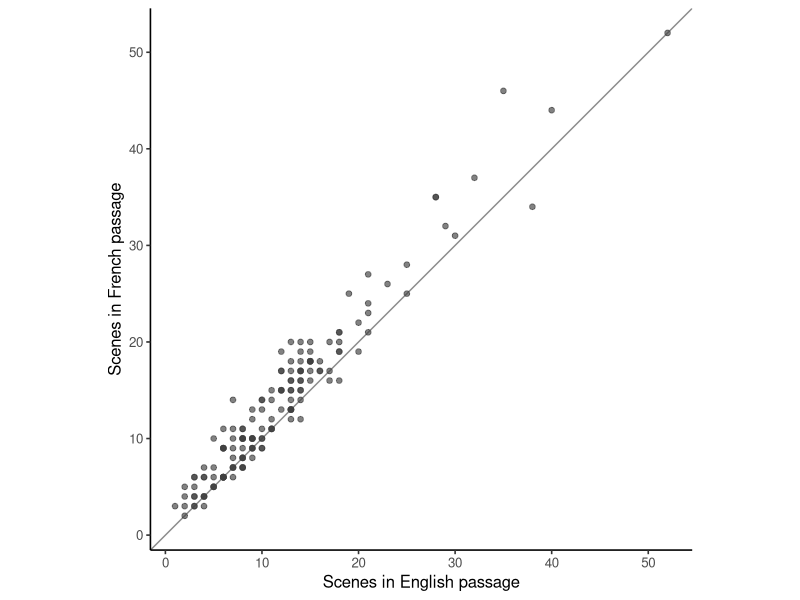

R code for this plot:
## ---- chunk 1
#| label: load-ucca-pairs
library(ggplot2)

ucca <- read.csv(
  "data/ucca-french-english/passage-counts.csv",
  stringsAsFactors = FALSE
)
english <- ucca[ucca$language == "en", ]
french <- ucca[ucca$language == "fr", ]
english <- english[order(english$pair_id), ]
french <- french[order(french$pair_id), ]

stopifnot(
  identical(english$pair_id, french$pair_id),
  nrow(english) == 154L,
  sum(english$scene_count) == 1839L,
  sum(french$scene_count) == 2121L
)

pairs <- data.frame(
  pair_id = english$pair_id,
  chapter = english$chapter,
  english_scenes = english$scene_count,
  french_scenes = french$scene_count,
  english_terminals = english$terminal_count,
  french_terminals = french$terminal_count
)
pairs$difference <- pairs$french_scenes - pairs$english_scenes
pairs[1L, c("pair_id", "chapter", "english_scenes", "french_scenes", "difference")]
## ---- chunk 2
#| label: summarize-ucca-pairs
pair_summary <- data.frame(
  pairs = nrow(pairs),
  mean_english_scenes = mean(pairs$english_scenes),
  mean_french_scenes = mean(pairs$french_scenes),
  mean_signed_difference = mean(pairs$difference),
  covariance = cov(pairs$english_scenes, pairs$french_scenes),
  correlation = cor(pairs$english_scenes, pairs$french_scenes)
)
pair_summary
## ---- chunk 3
#| label: plot-ucca-pairs
#| fig-cap: "Graph-derived Scene counts in aligned v2 passages. The identity line marks exact count agreement."
limits <- range(c(pairs$english_scenes, pairs$french_scenes))

ggplot(pairs, aes(english_scenes, french_scenes)) +
  geom_abline(slope = 1, intercept = 0, color = "grey55", linewidth = 0.5) +
  geom_point(color = "grey25", size = 1.6, alpha = 0.65) + # dqr-allow: algorithm-setting
  coord_equal(xlim = limits, ylim = limits) +
  labs(x = "Scenes in English passage", y = "Scenes in French passage") +
  theme_classic(base_size = 12)
